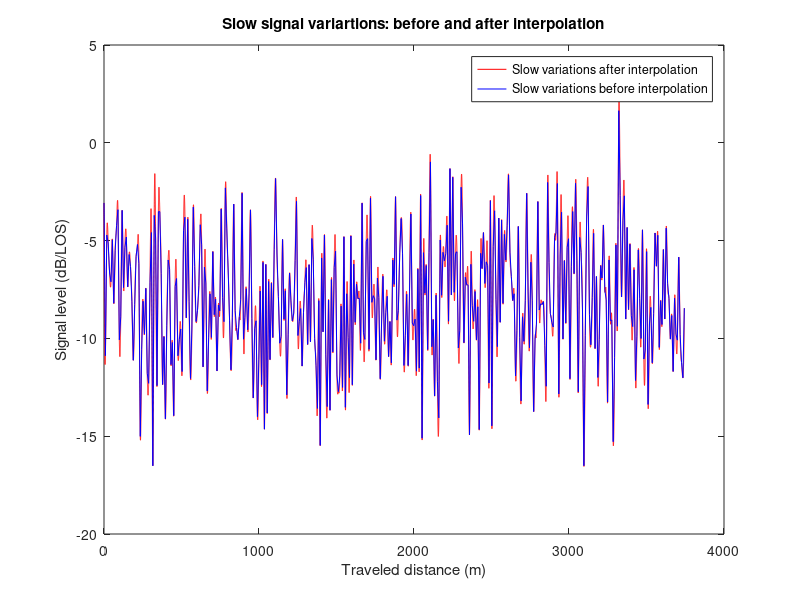
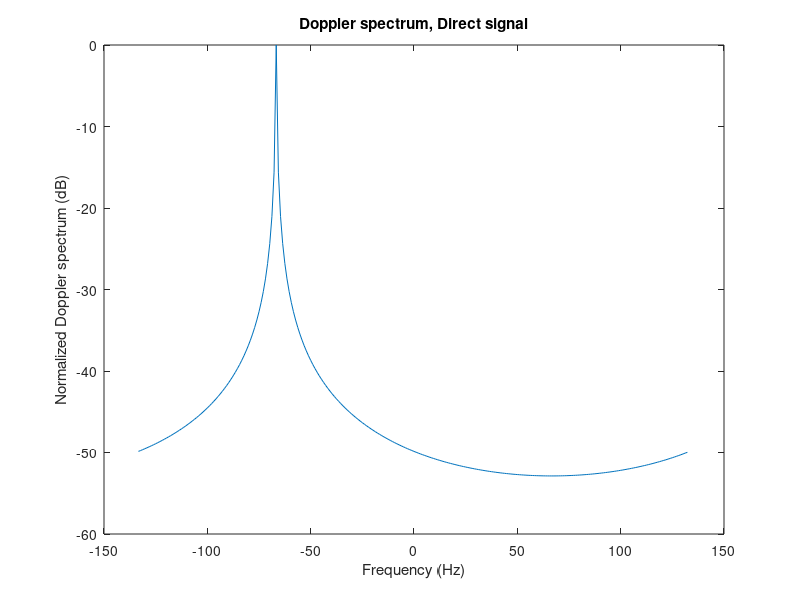

Write the MATLAB code that produced these figures, in order. (Note: this script raises an error after producing the figures.)
%
% project631
%
% Initialization ========================================================

clear all, close all

% Common parameters ======================================================

Nsamples=100000;         % approx.  number of samples to be generated 
f= 2000e6;             % carrier frequency (Hz)
V=10;                  % MS speed (m/s)
Lcorr=9.0;             % Slow variations. Correlation distance (m) 
F=4;                    % Sampling: Fraction of wavelength 
NFFT= 256;              % No. of FFT points

% Model parameters MP,S,M  (LOO) =======================================

MP=-10;                         % rms squared value of diffuse mulitpath dB
M=-8.0;                        % mean in dB
S= 3.0;                        % std in dB

sigma=sqrt(0.5*10^(MP/10));    % convert to linear units 

AoA=180;                       % angle of arrival of direct signal

% Secondary parameters ===================================================

lambdac=3e8/f;                  % wavelength (m)
kc=2*pi/lambdac;                % wave number  
fm=V/lambdac;                   % Max Doppler
ts=(lambdac/F)/V;               % sampling spacing (s)
fs=1/ts;                       % sampling freq. (Hz)

% Randomize seed using seconds field in computer clock ==================

clk = clock;
randn('state',sum(100*clk(6)));

% Gen.  slow variations. Lower rail in diagram 
% Uncorrelated samples are assumed to be spaced Lcorr (m) ===============

samplesLcorr=Lcorr/(lambdac/F);      % No. of samples within Lcorr
samplesLcorr=round(samplesLcorr);   % Integer number: modifies slightly Lcorr

Nslowsamples=Nsamples/samplesLcorr;     % No of slow var. samples 
Nslowsamples=round(Nslowsamples);      % Integer number 

Nsamples=Nslowsamples*samplesLcorr;    % New total number of samples


% Direct signal amplitude ==============================================

slow=randn(Nslowsamples,1);      % uncorrelated slow variations
A=(slow*S)+M;         % Normal distr.: Mean M and std S (ampl. dir. signal) 
a=10.^(A/20);         %convenrt to linear units (log-normal) 

% Interpolate slow direct signal variations =============================

x=[0:Nslowsamples-1]*Lcorr;     % axis in m (samples spaced Lcorr m)
x2=[0:Nslowsamples*samplesLcorr-1]*Lcorr/samplesLcorr;


G2=interp1(x,A,x2,'spline');         % Interpolated amplitude for A 
figure,plot(x2,G2,'r',x,A,'b')
xlabel('Traveled distance (m)')
ylabel('Signal level (dB/LOS)')
title('Slow signal variartions: before and after interpolation') 
legend('Slow variations after interpolation', 'Slow variations before interpolation', 'Location', 'Best');


G2ampl=10.^(G2/20);

% Direct signal's phase ===========================================

phi=kc.*[0:Nsamples-1]*lambdac./F*cosd(AoA);      % phase inccreases linearly with taveled distance 
phase_ini=2*pi*rand;            % initial phase (drawn randmoly)
phi=phi+phase_ini;               % overall phase of dir signal

%figure,plot([0:Nsamples-1]*lambdac./F,phi)

% overall complex direct signal ========================================

G2filt=G2ampl.*exp(j*phi);

% calculate Direct signal spectrum =======================================

SG2filt=fftshift(abs(fft(G2filt,NFFT)).^2);
freqaxis=[0:NFFT-1]*(fs/NFFT)-fs/2;
figure,plot(freqaxis,10*log10(SG2filt)-max(10*log10(SG2filt)))
title('Doppler spectrum, Direct signal')
xlabel('Frequency (Hz)')
ylabel('Normalized Doppler spectrum (dB)')
        
% Generate fast variations % upper rail =================================

I=randn(1,Nsamples);        % In-phase component  
Q=randn(1,Nsamples);        % Quadrature component 

% % JAKES filter ===========================================================

freqstep=5;
[filtertimedomain]=jakes(freqstep,fm,fs);
close(4:6)

% LOO time series generator  ============================================

% RAYLEIGH part. Upper rail in schematic diagram ========================

% Rayleigh before filtering (Jakes)
ray=(I+i*Q);

% Fiter and multiply by sigma. Upper rail ================================

ray_filt=sigma*conv(ray,filtertimedomain);

% Remove end samples after convolution ===================================

len=length(filtertimedomain);

ray_filt=ray_filt(len:end-len/2);
x2=x2(1:end-len/2);
G2filt=G2filt(1:end-len/2);
Nsamples=Nsamples-len/2;

figure,plot(x2,abs(ray_filt))
xlabel('Traveled distance (m)')
ylabel('Signal level (Linear units)')
title('Fast signal variartions after filtering') 

% Doppler spectrum of Rayleigh series ====================================

Sray_filt=fftshift(abs(fft(ray_filt,NFFT)).^2);
freqaxis=[0:NFFT-1]*(fs/NFFT)-fs/2;
figure,plot(freqaxis,10*log10(Sray_filt)-max(10*log10(Sray_filt)))
title('Doppler spectrum, Rayleigh series')
xlabel('Frequency (Hz)')
ylabel('Normalized Doppler spectrum (dB)')


% Building LOO series ==================================================

rLOO=ray_filt+G2filt;

figure,plot([0:Nsamples-1]*lambdac/F,20*log10(abs(rLOO)),'g',...
    [0:Nsamples-1]*lambdac/F,20*log10(abs(G2filt)),'r')
xlabel('Traveled distance (m)')
ylabel('Signal level (dB/LOS)')
title('Overall signal variations and slow signal variartions') 

% spectrum

SrLOO=fftshift(abs(fft(rLOO,NFFT)).^2);
freqaxis=[0:NFFT-1]*(fs/NFFT)-fs/2;
figure,plot(freqaxis,10*log10(SrLOO)-max(10*log10(SrLOO)))
title('Doppler spectrum, Loo series')
xlabel('Frequency (Hz)')
ylabel('Normalized Doppler spectrum (dB)')

% Calculate CDF ======================================================

% we remove samples at the end because interpolation process produces 
% unwanted peaks at the end of series

removesamples=round(Lcorr/(lambdac/F))

[xLOO,yLOO]=fCDF(abs(rLOO(1:end-removesamples)));
[xLN,yLN]=fCDF(abs(G2filt(1:end-removesamples)));
[xray,yray]=fCDF(abs(ray_filt(1:end-removesamples)));
figure,plot(20*log10(xLOO),yLOO,'g',20*log10(xLN),yLN,'r-.',20*log10(xray),yray,'k:')
title('CDF: Overall Loo, slow-lognormal and fast series') 
xlabel('Signal level (dB/LOS)')
ylabel('Porbability the abscissa is not exceeded')
legend('Loo','Lognormal','Rayleigh')

% Plotting the phase ================================================

figure, plot([0:Nsamples-1]*lambdac/F,unwrap(angle(rLOO)),'g',...
    [0:Nsamples-1]*lambdac/F,unwrap(angle(G2filt)),'r-.',...
    [0:Nsamples-1]*lambdac/F,unwrap(angle(ray_filt)),'k:');
title('Absolute phase (Rad.)');
xlabel('Traveled distance (m)');
ylabel('Phase (Rad.)')
legend('Loo','Direct ray','Diffuse multipath')


